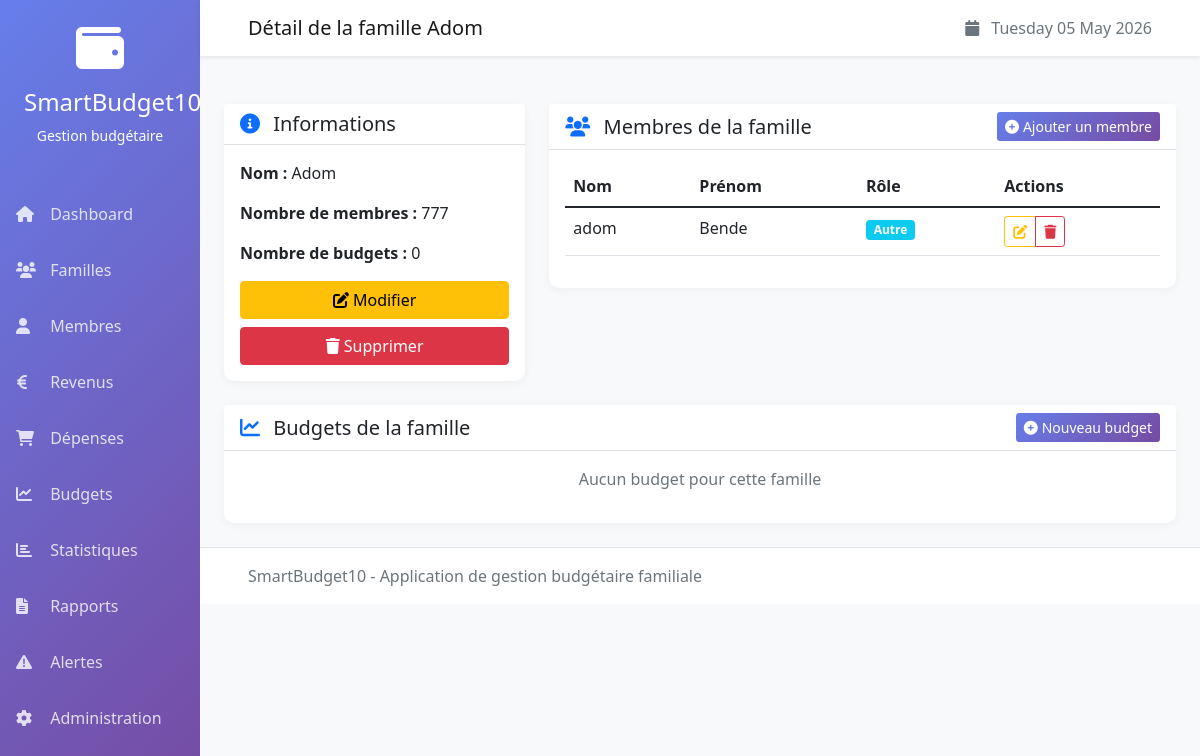
/familles/1/, run on the app's committed database.
### gestionbudgetfamille10/models/famille.py (models this page shows, shortened)
class Famille(models.Model):
    idFamille = models.AutoField(primary_key=True)
    NomFamille = models.CharField(max_length=100)
    NombreMembres = models.IntegerField(default=1)
    class Meta:
        verbose_name = "Famille"
        verbose_name_plural = "Familles"

### gestionbudgetfamille10/models/membre.py (models this page shows, shortened)
class Membre(models.Model):
    ROLE_CHOICES = [
        ('parent', 'Parent'),
        ('enfant', 'Enfant'),
        ('autre', 'Autre'),
    ]
    idMembre = models.AutoField(primary_key=True)
    Nom = models.CharField(max_length=50)
    Prenom = models.CharField(max_length=50)
    Role = models.CharField(max_length=20, choices=ROLE_CHOICES, default='enfant')
    idFamille = models.ForeignKey(Famille, on_delete=models.CASCADE, related_name='membres')
    class Meta:
        verbose_name = "Membre"
        verbose_name_plural = "Membres"

### gestionbudgetfamille10/views/famille_views.py (the view)
# urls.py: path('familles/<int:pk>/', famille_views.detail_famille, name='detail_famille'),
def detail_famille(request, pk):
    famille = get_object_or_404(Famille, idFamille=pk)
    membres = famille.membres.all()
    budgets = famille.budgets.all().order_by('-Annee', '-Mois')
    return render(request, 'gestionbudgetfamille10/famille/detail.html', {
        'famille': famille,
        'membres': membres,
        'budgets': budgets
    })

### gestionbudgetfamille10/templates/gestionbudgetfamille10/famille/detail.html (shortened to what this page needs)
{% extends 'gestionbudgetfamille10/base.html' %}
{% block page_title %}Détail de la famille {{ famille.NomFamille }}{% endblock %}
{% block content %}
<div class="row">
    <div class="col-md-4 mb-4">
        <div class="card">
            <div class="card-header bg-white">
                <h5 class="mb-0">
                    <i class="fas fa-info-circle text-primary me-2"></i>
                    Informations
                </h5>
            </div>
            <div class="card-body">
                <p><strong>Nom :</strong> {{ famille.NomFamille }}</p>
                <p><strong>Nombre de membres :</strong> {{ famille.NombreMembres }}</p>
                <p><strong>Nombre de budgets :</strong> {{ budgets|length }}</p>
                <div class="d-grid gap-2">
                    <a href="{% url 'modifier_famille' famille.idFamille %}" class="btn btn-warning">
                        <i class="fas fa-edit me-1"></i>Modifier
                    </a>
                    <a href="{% url 'supprimer_famille' famille.idFamille %}" class="btn btn-danger">
                        <i class="fas fa-trash me-1"></i>Supprimer
                    </a>
                </div>
            </div>
        </div>
    </div>
    <div class="col-md-8 mb-4">
        <div class="card">
            <div class="card-header bg-white d-flex justify-content-between align-items-center">
                <h5 class="mb-0">
                    <i class="fas fa-users text-primary me-2"></i>
                    Membres de la famille
                </h5>
                <a href="{% url 'ajouter_membre' %}?famille={{ famille.idFamille }}" class="btn btn-primary btn-sm">
                    <i class="fas fa-plus-circle me-1"></i>Ajouter un membre
                </a>
            </div>
            <div class="card-body">
                {% if membres %}
                    <div class="table-responsive">
                        <table class="table table-hover">
                            <thead>
                                <tr>
                                    <th>Nom</th>
                                    <th>Prénom</th>
                                    <th>Rôle</th>
                                    <th>Actions</th>
                                </tr>
                            </thead>
                            <tbody>
                                {% for membre in membres %}
                                    <tr>
                                        <td>{{ membre.Nom }}</td>
                                        <td>{{ membre.Prenom }}</td>
                                        <td>
                                            <span class="badge {% if membre.Role == 'parent' %}bg-primary{% else %}bg-info{% endif %}">
                                                {{ membre.get_Role_display }}
                                            </span>
                                        </td>
                                        <td>
                                            <div class="btn-group btn-group-sm">
                                                <a href="{% url 'modifier_membre' membre.idMembre %}"
                                                   class="btn btn-outline-warning" title="Modifier">
                                                    <i class="fas fa-edit"></i>
                                                </a>
                                                <a href="{% url 'supprimer_membre' membre.idMembre %}"
                                                   class="btn btn-outline-danger" title="Supprimer">
                                                    <i class="fas fa-trash"></i>
                                                </a>
                                            </div>
                                        </td>
                                    </tr>
                                {% endfor %}
                            </tbody>
                        </table>
                    </div>
                {% else %}
                    <p class="text-muted text-center">Aucun membre dans cette famille</p>
                {% endif %}
            </div>
        </div>
    </div>
</div>
<div class="row">
    <div class="col-12">
        <div class="card">
            <div class="card-header bg-white d-flex justify-content-between align-items-center">
                <h5 class="mb-0">
                    <i class="fas fa-chart-line text-primary me-2"></i>
                    Budgets de la famille
                </h5>
                <a href="{% url 'ajouter_budget' %}?famille={{ famille.idFamille }}" class="btn btn-primary btn-sm">
                    <i class="fas fa-plus-circle me-1"></i>Nouveau budget
                </a>
            </div>
            <div class="card-body">
                {% if budgets %}
                    <div class="table-responsive">
                        <table class="table table-hover">
                            <thead>
                                <tr>
                                    <th>Période</th>
                                    <th>Montant prévu</th>
                                    <th>Actions</th>
                                </tr>
                            </thead>
                            <tbody>
                                {% for budget in budgets %}
                                    <tr>
                                        <td>{{ budget.get_Mois_display }} {{ budget.Annee }}</td>
                                        <td>{{ budget.MontantPrevu|floatformat:2 }} €</td>
                                        <td>
                                            <div class="btn-group btn-group-sm">
                                                <a href="{% url 'detail_budget' budget.idBudget %}"
                                                   class="btn btn-outline-info" title="Voir détails">
                                                    <i class="fas fa-eye"></i>
                                                </a>
                                                <a href="{% url 'modifier_budget' budget.idBudget %}"
                                                   class="btn btn-outline-warning" title="Modifier">
                                                    <i class="fas fa-edit"></i>
                                                </a>
                                            </div>
                                        </td>
                                    </tr>
                                {% endfor %}
                            </tbody>
                        </table>
                    </div>
                {% else %}
                    <p class="text-muted text-center">Aucun budget pour cette famille</p>
                {% endif %}
            </div>
        </div>
    </div>
</div>
{% endblock %}

### gestionbudgetfamille10/templates/gestionbudgetfamille10/base.html (style rules this page uses)
.card { border: none; border-radius: 10px; box-shadow: 0 2px 10px rgba(0,0,0,.05); transition: transform 0.3s; }
.btn-primary { background: linear-gradient(135deg, #667eea 0%, #764ba2 100%); border: none; }

### data on the page
Famille: NomFamille "Adom", NombreMembres "777"
Membre: Nom "adom", Prenom "Bende", Role "Autre"

### other printed values
{{ budgets|length }} "0"
